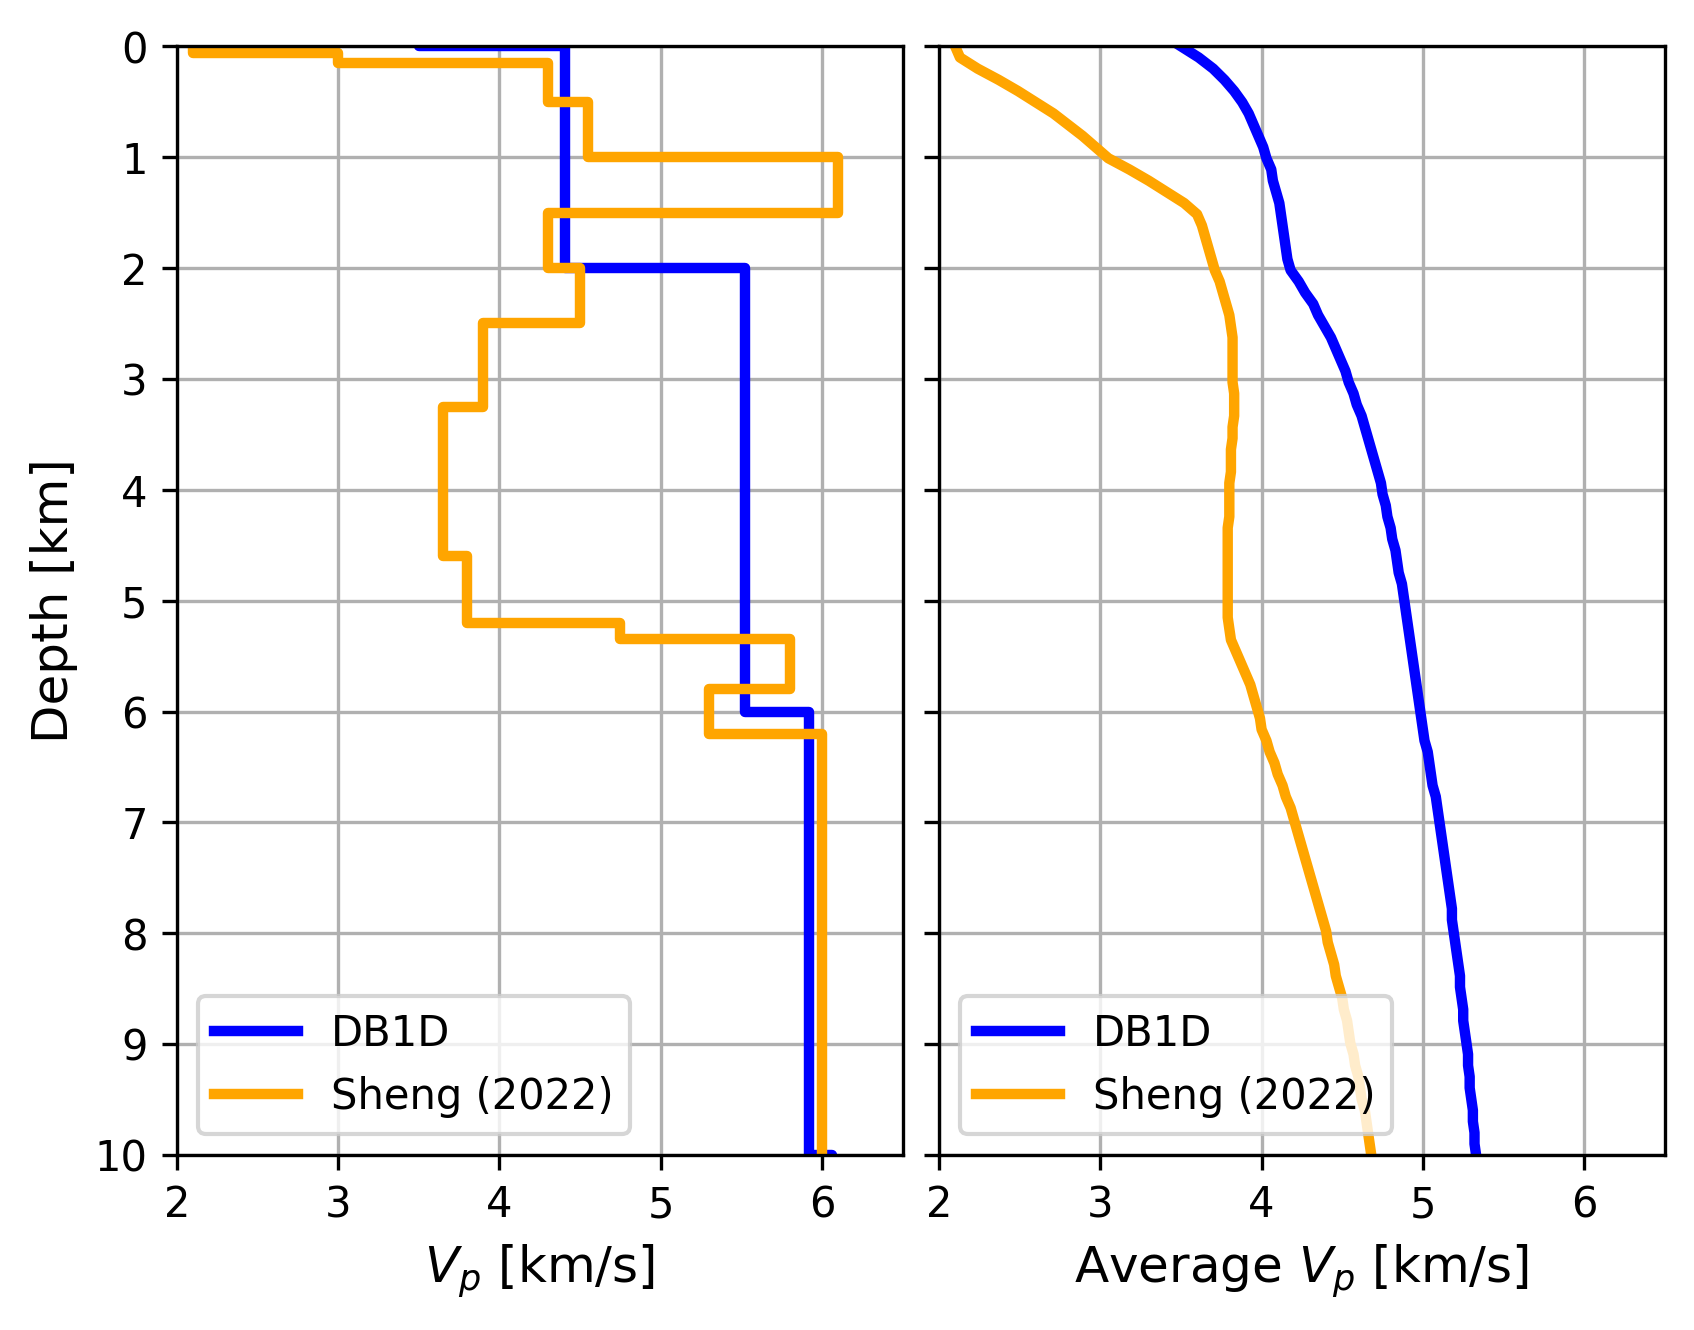

This chart was generated by the following Python code:
from delaware.vel.vel import VelModel
import pandas as pd
import os
import matplotlib.pyplot as plt
import numpy as np

version = "10102024"
dw_path = os.path.join("/home/emmanuel/ecastillo/dev/delaware",version)

vel_path = os.path.join(dw_path,"data/vel/DB_model.csv")
data = pd.read_csv(vel_path)
db1d_velmodel = VelModel(data=data,dtm=-0.7,name="db1d")

vel_path = os.path.join(dw_path,"data/vel/DW_model.csv")
data = pd.read_csv(vel_path)
sheng_velmodel = VelModel(data=data,dtm=-0.7,name="Sheng")

z_values = np.linspace(0,10,100)
v_mean_db1d = [db1d_velmodel.get_average_velocity(phase_hint="P", zmax=z) \
                                                    for z in z_values]
v_mean_db1d = np.array(v_mean_db1d)
v_mean_sheng = [sheng_velmodel.get_average_velocity(phase_hint="P", zmax=z)\
                                                        for z in z_values]
v_mean_sheng = np.array(v_mean_sheng)

fig,(ax0,ax1) = plt.subplots(1,2, 
                            #  figsize=(8, 12),
                             sharey=True,
                             gridspec_kw={'wspace': 0.05})

ax0.step(db1d_velmodel.data["VP (km/s)"], 
        db1d_velmodel.data["Depth (km)"], 'blue', 
        linewidth=2.5, linestyle='-', 
        label='DB1D')
ax0.step(sheng_velmodel.data["VP (km/s)"], 
        sheng_velmodel.data["Depth (km)"], 
        'orange', linewidth=2.5, linestyle='-', 
        label='Sheng (2022)')

ax0.legend(loc='lower left')

ax0.set_xlabel(r'$V_{p}$ [km/s]', fontsize=12)
ax0.set_ylabel('Depth [km]', fontsize=12)
ax0.set_ylim(ymin=0, ymax=10)
ax0.set_yticks(np.arange(0, 11, 1))  # Y-axis ticks every 1 unit
ax0.set_xlim(xmin=2, xmax=6.5)
ax0.invert_yaxis()
ax0.grid(True)

ax1.plot(v_mean_db1d, z_values, 'blue', 
        linewidth=2.5, linestyle='-', 
        label='DB1D')
ax1.plot(v_mean_sheng, z_values,'orange', linewidth=2.5, linestyle='-', 
        label='Sheng (2022)')
ax1.legend(loc='lower left')
ax1.set_xlabel(r'Average $V_{p}$ [km/s]', fontsize=12)
ax1.set_ylabel('')  # Set the label to an empty string
ax1.set_ylim(ymin=0, ymax=10)
ax1.set_xlim(xmin=2, xmax=6.5)
ax1.invert_yaxis()
ax1.grid()

output_path = os.path.join(dw_path,"script/vp/vp.png")
fig.savefig(output_path, dpi=300, bbox_inches='tight')

plt.show()

# z_values = np.linspace(0,10,100)
# v_mean_sheng = [sheng_velmodel.get_average_velocity(phase_hint="P", zmax=z) for z in z_values]
# v_mean_sheng = np.array(v_mean_sheng)